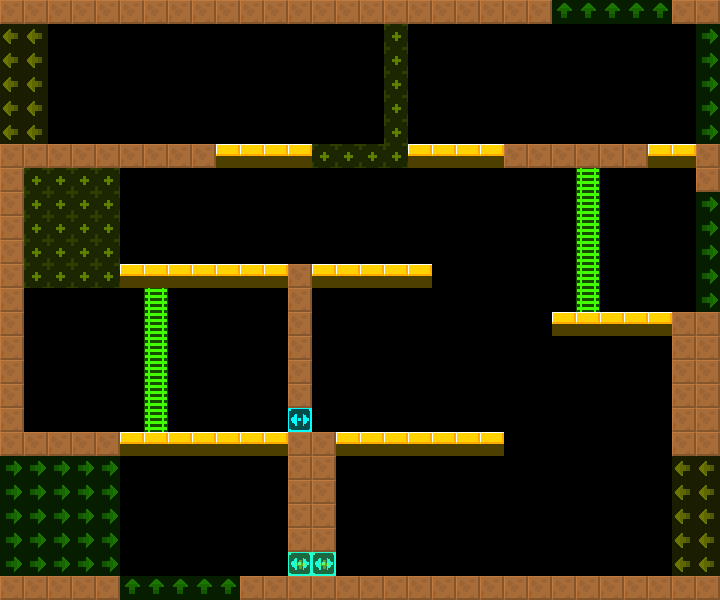

Rendered tile map (Tiled .tmx) drawn with the repository's tilesets; below, a short description and the map source with its tile grids summarised:
An orthogonal 30x25 tile map with 24x24 px tiles, 2 tile layers (col, lnk), 2 tilesets and 1 object (Door).

<map version="1.4" tiledversion="1.4.2" orientation="orthogonal" renderorder="right-down" width="30" height="25" tilewidth="24" tileheight="24" infinite="0" nextlayerid="4" nextobjectid="8">
 <tileset firstgid="6" source="../../lnk.tsx" />
 <tileset firstgid="1" source="../../col.tsx" />
 <layer id="1" name="col" width="30" height="25">
  <data>[750 cells, 167 non-empty, 4 distinct tile ids]</data>
 </layer>
 <layer id="2" name="lnk" width="30" height="25" opacity="0.5">
  <data>[750 cells, 96 non-empty, 4 distinct tile ids]</data>
 </layer>
 <objectgroup id="3" name="markers" opacity="0.5">
  <object id="1" name="Door" type="Door" x="24" y="120" width="24" height="24">
   <properties>
    <property name="yr" value="0" />
    <property name="xr" value="0" />
   </properties>
  </object>
 </objectgroup>
</map>
